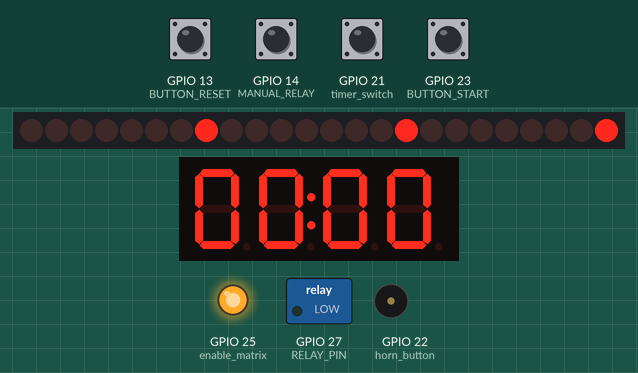
This sketch was run on a simulated ESP32. Shown: 24 shift-register outputs drawn as a row of LEDs (first output left, lit = HIGH), 4-digit seven-segment display, switched loads named in the sketch (green lamp = pin HIGH), output pins drawn as LEDs (lit = HIGH), buzzer (waves = sounding, pin HIGH). Wiring (inferred from the names in the program): 3 × shift register (74HC595): data GPIO 33; shift clock GPIO 32; latch GPIO 26. Wiring (inferred from the signals the program sends): row of LEDs: on Q0, Q1, Q2, Q3, Q4, Q5, Q6, Q7, Q8, Q9, Q10, Q11, Q12, Q13, Q14, Q15, Q16, Q17, Q18, Q19, Q20, Q21, Q22, Q23. The test bench sets the inputs (shaded band); at power-on: GPIO 13 (BUTTON_RESET), GPIO 14 (MANUAL_RELAY), GPIO 21 (timer_switch), GPIO 23 (BUTTON_START) HIGH. Pins used as bus, display or sensor lines are not drawn.

Above: at 1.2 s.
1.3 s: GPIO 23 (BUTTON_START) pulled LOW for 0.15 s
At 2.8 s:
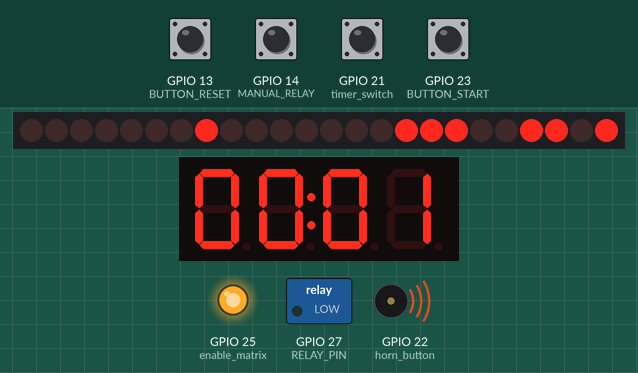
4.4 s: GPIO 13 (BUTTON_RESET) pulled LOW for 0.15 s
At 5.3 s:
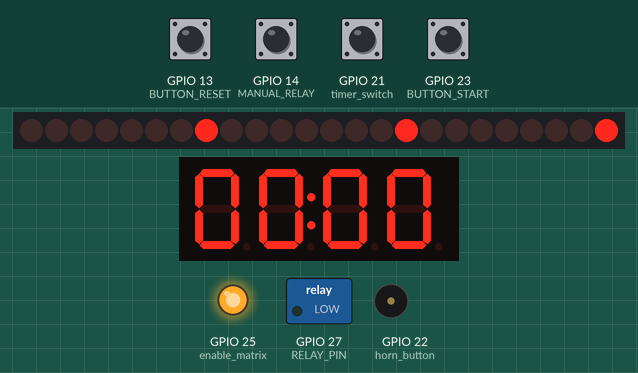
6.0 s: GPIO 21 (timer_switch) pulled LOW for 0.15 s
At 6.11 s:
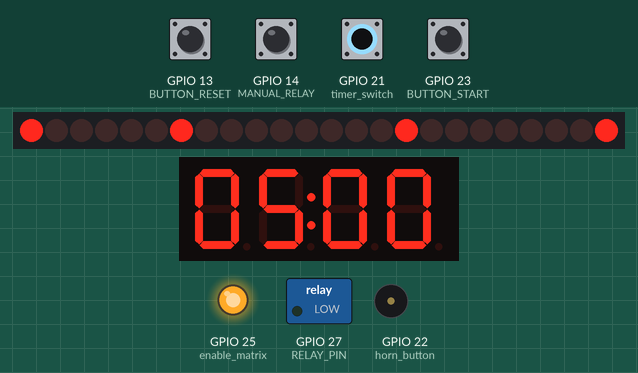
7.6 s: GPIO 14 (MANUAL_RELAY) pulled LOW for 0.15 s
At 8.1 s:
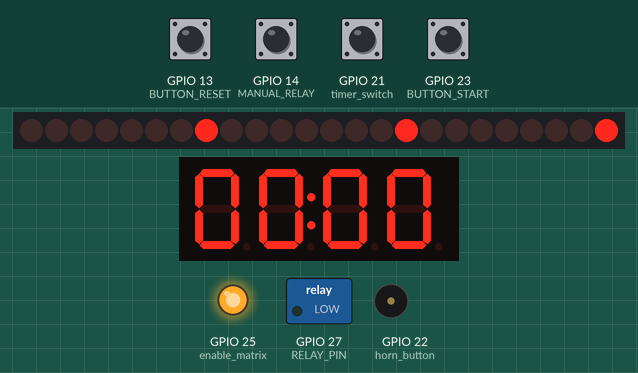
9.2 s: GPIO 23 (BUTTON_START) pulled LOW for 1 s
At 12.0 s:
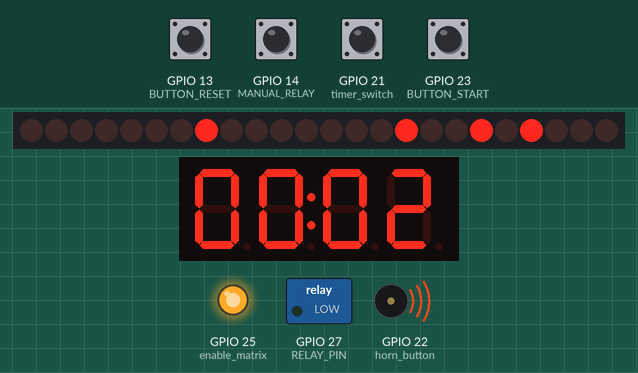
13.2 s: GPIO 13 (BUTTON_RESET) pulled LOW for 1 s
At 14.4 s:
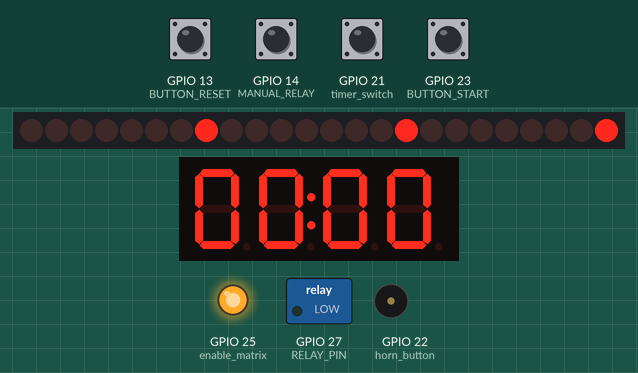
Timing chart, 0 to 16.2 s (numbered marks = the images above; inputs shaded):
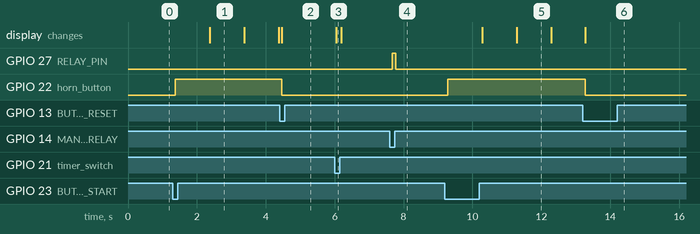

The sketch:

Timer_ZZ_V6.ino
```cpp
#include <TM1637Display.h>
#include <Arduino.h>
#include <Bounce2.h>

// === TM1637 Display Pin configuratie ===
#define CLK 18
#define DIO 19

// === Matrix board Pin configuratie ===
#define dataPin  33
#define clockPin 32
#define latchPin 26
#define enable_matrix 25

// === Knoppen en relais pin configuratie ===
#define BUTTON_START 23
#define BUTTON_RESET 13
#define MANUAL_RELAY 14
#define RELAY_PIN 27
#define horn_button 22
#define timer_switch 21

TM1637Display display(CLK, DIO);

// === Debounce objects ===
Bounce debouncedStart = Bounce();
Bounce debouncedReset = Bounce();
Bounce debouncedManual = Bounce();

// === Status en timing ===
volatile bool startPressed = false;
volatile bool resetPressed = false;

bool counting = false;
bool countingUp = false;
bool relayActive = false;
bool manualRelayActive = false;
bool ignoreResetUntilRelease = false;

int minutes = 5;
int seconds = 0;

bool triggeredRelay[6] = {false, false, false, false, false, false};

unsigned long previousMillis = 0;
unsigned long relayStartMillis = 0;
unsigned long relayDuration = 500;

// === Slaapmodus variabelen ===
bool sleepMode = false;
unsigned long resetPressStart = 0;
bool resetButtonHeld = false;
unsigned long lastActiveMillis = 0;

void activateRelayNonBlocking(unsigned long duration = 500) {
  relayActive = true;
  relayStartMillis = millis();
  relayDuration = duration;
}

void setup() {
  Serial.begin(115200);

  pinMode(BUTTON_START, INPUT_PULLUP);
  pinMode(BUTTON_RESET, INPUT_PULLUP);
  pinMode(MANUAL_RELAY, INPUT_PULLUP);
  pinMode(timer_switch, INPUT_PULLUP);
  pinMode(RELAY_PIN, OUTPUT);
  pinMode(horn_button, OUTPUT);
  pinMode(enable_matrix, OUTPUT);
  digitalWrite(RELAY_PIN, LOW);
  digitalWrite(enable_matrix, HIGH);

  debouncedStart.attach(BUTTON_START);
  debouncedStart.interval(25);
  debouncedReset.attach(BUTTON_RESET);
  debouncedReset.interval(25);
  debouncedManual.attach(MANUAL_RELAY);
  debouncedManual.interval(25);

  countingUp = (digitalRead(timer_switch) == HIGH);
  minutes = countingUp ? 0 : 5;
  seconds = 0;

  display.setBrightness(0x0f);
  display.showNumberDecEx(minutes * 100 + seconds, 0b01000000, true);

  pinMode(dataPin, OUTPUT);
  pinMode(clockPin, OUTPUT);
  pinMode(latchPin, OUTPUT);
  updateShiftRegisterDisplay(minutes, seconds);

  lastActiveMillis = millis();
}

void loop() {
  unsigned long currentMillis = millis();

  debouncedStart.update();
  debouncedReset.update();
  debouncedManual.update();

  if (debouncedStart.fell()) {
    startPressed = true;
  }

  bool resetButtonState = (debouncedReset.read() == LOW);

  if (ignoreResetUntilRelease && !resetButtonState) {
    ignoreResetUntilRelease = false;
  }

  if (!ignoreResetUntilRelease) {
    if (resetButtonState && !resetButtonHeld) {
      resetButtonHeld = true;
      resetPressStart = currentMillis;

      if (!sleepMode) {
        resetPressed = true;
      }
    }

    if (resetButtonHeld) {
      unsigned long heldDuration = currentMillis - resetPressStart;

      if (resetButtonState) {
        if (!sleepMode && !counting && heldDuration >= 3000) {
          sleepMode = true;
          clearShiftRegisterDisplay();
          digitalWrite(enable_matrix, LOW);
          display.clear();
          ignoreResetUntilRelease = true;
          resetButtonHeld = false;
        } else if (sleepMode && heldDuration >= 100) {
          sleepMode = false;
          display.showNumberDecEx(minutes * 100 + seconds, 0b01000000, true);
          updateShiftRegisterDisplay(minutes, seconds);
          digitalWrite(enable_matrix, HIGH);
          lastActiveMillis = currentMillis;
          ignoreResetUntilRelease = true;
          resetButtonHeld = false;
        }
      } else {
        resetButtonHeld = false;
      }
    }
  }

  if (!counting && !sleepMode && (currentMillis - lastActiveMillis >= 360000)) {
    sleepMode = true;
    digitalWrite(enable_matrix, LOW);
    clearShiftRegisterDisplay();
    display.clear();
  }

  if (startPressed) {
    startPressed = false;
    if (!sleepMode && !counting) {
      counting = true;
      countingUp = (digitalRead(timer_switch) == HIGH);
      minutes = countingUp ? 0 : 5;
      seconds = 0;
      for (int i = 0; i < 6; i++) triggeredRelay[i] = false;

      if (!countingUp) {
        activateRelayNonBlocking();
        triggeredRelay[5] = true;
      }

      if (!sleepMode) {
        digitalWrite(enable_matrix, HIGH);
        display.showNumberDecEx(minutes * 100 + seconds, 0b01000000, true);
        updateShiftRegisterDisplay(minutes, seconds);
      }

      previousMillis = currentMillis;
      lastActiveMillis = currentMillis;
    }
  }

  if (resetPressed) {
    resetPressed = false;
    counting = false;
    relayActive = false;
    countingUp = (digitalRead(timer_switch) == HIGH);
    minutes = countingUp ? 0 : 5;
    seconds = 0;
    for (int i = 0; i < 6; i++) triggeredRelay[i] = false;

    if (!sleepMode) {
      digitalWrite(enable_matrix, HIGH);
      display.showNumberDecEx(minutes * 100 + seconds, 0b01000000, true);
      updateShiftRegisterDisplay(minutes, seconds);
    }

    lastActiveMillis = currentMillis;
  }

  if (counting && currentMillis - previousMillis >= 1000) {
    previousMillis += 1000;

    if (countingUp) {
      seconds++;
      if (seconds >= 60) {
        seconds = 0;
        minutes++;
      }
      if (minutes == 4 && seconds == 0) {
        minutes = 5;
        seconds = 0;
        countingUp = false;
        activateRelayNonBlocking();
        triggeredRelay[5] = true;
      }
    } else {
      if (seconds == 0) {
        if (minutes > 0) {
          minutes--;
          seconds = 59;
        } else {
          seconds = 0;
          counting = false;
        }
      } else {
        seconds--;
      }

      if (seconds == 0 && (
            (minutes == 5 && !triggeredRelay[5]) ||
            (minutes == 4 && !triggeredRelay[4]) ||
            (minutes == 1 && !triggeredRelay[1]) ||
            (minutes == 0 && !triggeredRelay[0])
          )) {

        unsigned long duration = (minutes == 1 || minutes == 0) ? 1000 : 500;
        activateRelayNonBlocking(duration);
        triggeredRelay[minutes] = true;
      }
    }

    if (!sleepMode){
        digitalWrite(enable_matrix, HIGH);
        display.showNumberDecEx(minutes * 100 + seconds, 0b01000000, true);
        updateShiftRegisterDisplay(minutes, seconds);
    }

    lastActiveMillis = currentMillis;
  }

  if ((currentMillis - relayStartMillis >= relayDuration)) {
    relayActive = false;
  }

  if (!counting && !sleepMode && !manualRelayActive) {
    countingUp = (digitalRead(timer_switch) == HIGH);
    minutes = countingUp ? 0 : 5;
    seconds = 0;
    display.showNumberDecEx(minutes * 100 + seconds, 0b01000000, true);
    updateShiftRegisterDisplay(minutes, seconds);
  }

  manualRelayActive = (debouncedManual.read() == LOW);

  bool inAllowedManualRange = counting && !countingUp &&
                              ((minutes == 5) || (minutes == 4 && seconds == 0) || (minutes == 4 && seconds > 0));

  bool relayShouldBeOn = ((manualRelayActive && (!counting || inAllowedManualRange)) || relayActive);

  if (!counting || inAllowedManualRange) {
    digitalWrite(horn_button, LOW);
  } else {
    digitalWrite(horn_button, HIGH);
  }

  digitalWrite(RELAY_PIN, relayShouldBeOn ? HIGH : LOW);
}


byte mapSegments(bool a, bool b, bool c, bool d, bool e, bool f, bool g, bool dp = true) {
  return (a << 5) | (b << 6) | (c << 2) | (d << 1) | (e << 0) | (f << 4) | (g << 7) | (dp << 3);
}

const byte digits[10] = {
  mapSegments(1,1,1,1,1,1,0), // 0
  mapSegments(0,1,1,0,0,0,0), // 1
  mapSegments(1,1,0,1,1,0,1), // 2
  mapSegments(1,1,1,1,0,0,1), // 3
  mapSegments(0,1,1,0,0,1,1), // 4
  mapSegments(1,0,1,1,0,1,1), // 5
  mapSegments(1,0,1,1,1,1,1), // 6
  mapSegments(1,1,1,0,0,0,0), // 7
  mapSegments(1,1,1,1,1,1,1), // 8
  mapSegments(1,1,1,1,0,1,1)  // 9
};

void updateShiftRegisterDisplay(int minutes, int seconds) {
  int m = minutes % 10;
  int s1 = seconds / 10;
  int s2 = seconds % 10;
  digitalWrite(latchPin, LOW);
  shiftOut(dataPin, clockPin, MSBFIRST, digits[s2]);
  shiftOut(dataPin, clockPin, MSBFIRST, digits[s1]);
  shiftOut(dataPin, clockPin, MSBFIRST, digits[m]);
  digitalWrite(latchPin, HIGH);
}

void clearShiftRegisterDisplay() {
  digitalWrite(latchPin, LOW);
  shiftOut(dataPin, clockPin, MSBFIRST, 0);
  shiftOut(dataPin, clockPin, MSBFIRST, 0);
  shiftOut(dataPin, clockPin, MSBFIRST, 0);
  digitalWrite(latchPin, HIGH);
}
```

Measured:
- after the input at 1.3 s, GPIO 22 (horn_button): LOW → HIGH after 0.08 s; the display: changes after 1.1 s (image 1)
- after the input at 4.4 s, GPIO 22 (horn_button): HIGH → LOW after 0.07 s; the display: changes after 0.07 s (image 2)
- after the input at 6.0 s, the display: changes at once (image 3)
- after the input at 7.6 s, GPIO 27 (RELAY_PIN): LOW → HIGH after 0.07 s, → LOW 0.10 s later
- after the input at 9.2 s, GPIO 22 (horn_button): LOW → HIGH after 0.08 s; the display: first changes after 1.1 s (image 5 shows a later state)
- after the input at 13.2 s, GPIO 22 (horn_button): HIGH → LOW after 0.07 s; the display: changes after 0.07 s (image 6)
- what the display in image 1 shows lasts 1.0 s, from 2.4 s to 3.4 s
